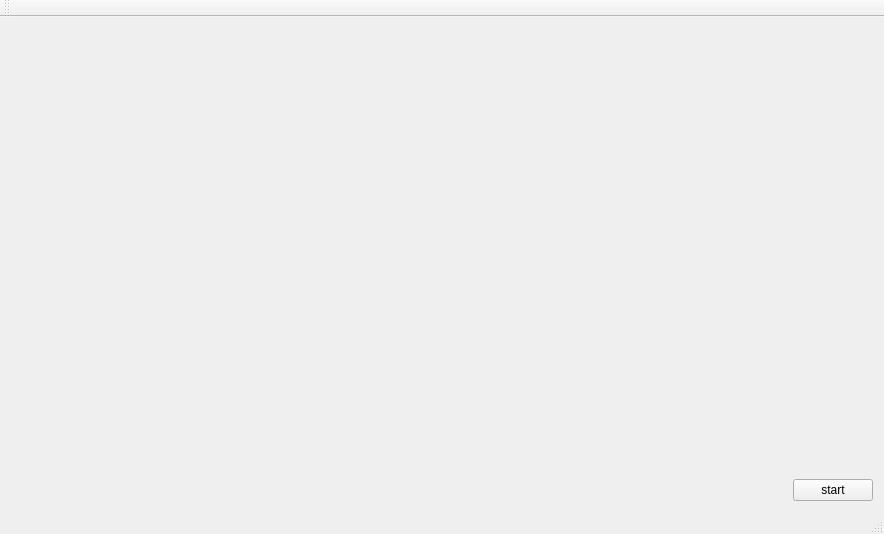
<?xml version="1.0" encoding="UTF-8"?>
<ui version="4.0">
 <class>MyWidget</class>
 <widget class="QMainWindow" name="MyWidget">
  <property name="geometry">
   <rect>
    <x>0</x>
    <y>0</y>
    <width>884</width>
    <height>534</height>
   </rect>
  </property>
  <property name="windowTitle">
   <string>MainWindow</string>
  </property>
  <widget class="QWidget" name="centralWidget">
   <layout class="QVBoxLayout" name="verticalLayout">
    <item>
     <widget class="QwtPlot" name="qwtPlot"/>
    </item>
    <item>
     <layout class="QHBoxLayout" name="horizontalLayout">
      <item>
       <spacer name="horizontalSpacer">
        <property name="orientation">
         <enum>Qt::Horizontal</enum>
        </property>
        <property name="sizeHint" stdset="0">
         <size>
          <width>40</width>
          <height>20</height>
         </size>
        </property>
       </spacer>
      </item>
      <item>
       <widget class="QPushButton" name="btnStart">
        <property name="text">
         <string>start</string>
        </property>
       </widget>
      </item>
     </layout>
    </item>
   </layout>
  </widget>
  <widget class="QMenuBar" name="menuBar">
   <property name="geometry">
    <rect>
     <x>0</x>
     <y>0</y>
     <width>884</width>
     <height>23</height>
    </rect>
   </property>
  </widget>
  <widget class="QToolBar" name="mainToolBar">
   <attribute name="toolBarArea">
    <enum>TopToolBarArea</enum>
   </attribute>
   <attribute name="toolBarBreak">
    <bool>false</bool>
   </attribute>
  </widget>
  <widget class="QStatusBar" name="statusBar"/>
 </widget>
 <layoutdefault spacing="6" margin="11"/>
 <customwidgets>
  <customwidget>
   <class>QwtPlot</class>
   <extends>QFrame</extends>
   <header>qwt_plot.h</header>
  </customwidget>
 </customwidgets>
 <resources/>
 <connections/>
</ui>
